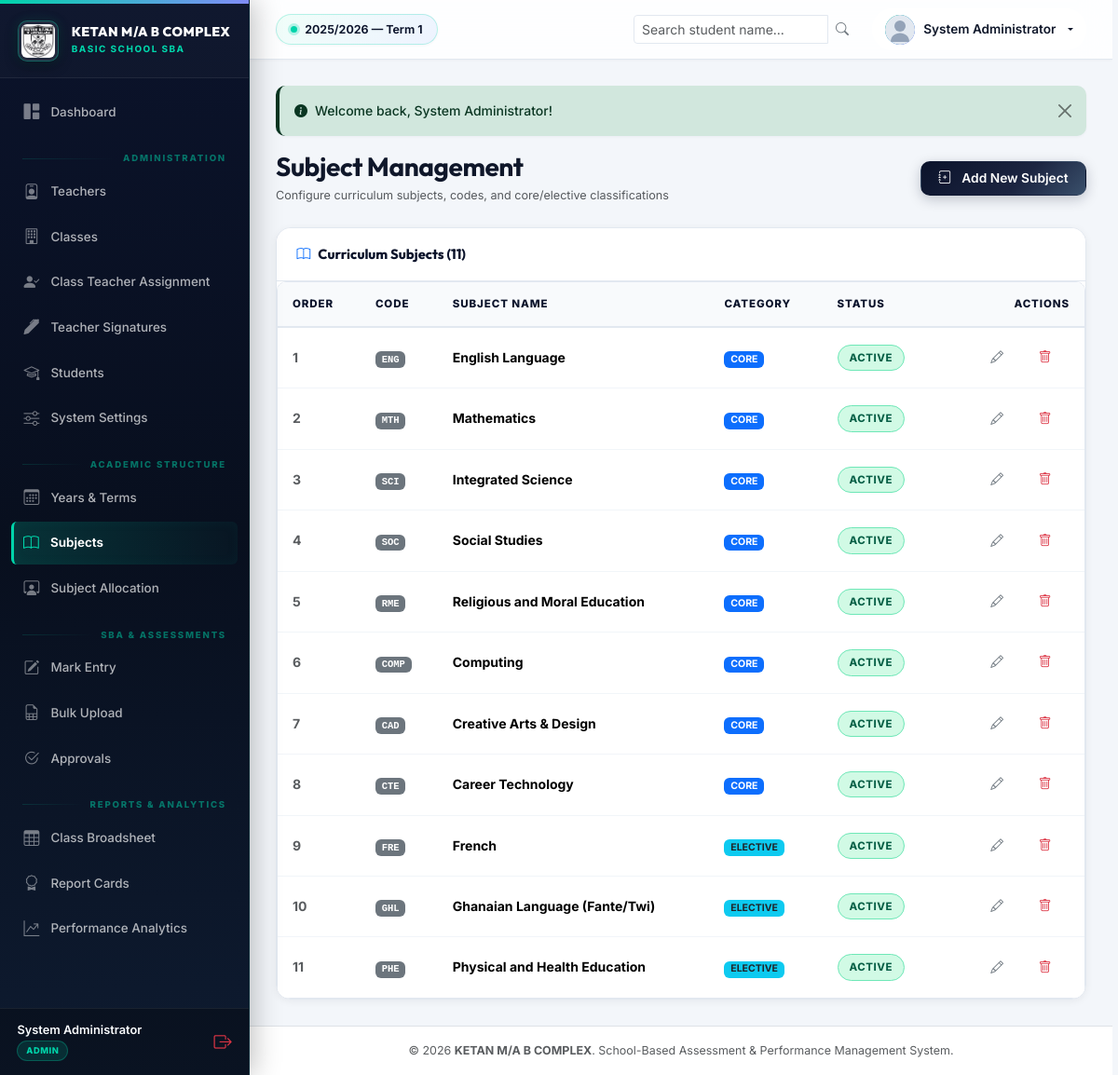
/subjects.php (signed in), run on the app's committed database.
### tables this page shows
CREATE TABLE `academic_years` (
  `id` INT AUTO_INCREMENT PRIMARY KEY,
  `year_name` VARCHAR(30) NOT NULL UNIQUE,
  `is_active` TINYINT(1) NOT NULL DEFAULT 0,
  `start_date` DATE DEFAULT NULL,
  `end_date` DATE DEFAULT NULL,
  `created_at` TIMESTAMP DEFAULT CURRENT_TIMESTAMP,
  INDEX `idx_academic_years_active` (`is_active`)
);

CREATE TABLE `terms` (
  `id` INT AUTO_INCREMENT PRIMARY KEY,
  `academic_year_id` INT NOT NULL,
  `term_name` VARCHAR(30) NOT NULL,
  `is_active` TINYINT(1) NOT NULL DEFAULT 0,
  `next_term_start_date` DATE DEFAULT NULL,
  `created_at` TIMESTAMP DEFAULT CURRENT_TIMESTAMP,
  INDEX `idx_terms_active` (`is_active`),
  UNIQUE KEY `unique_term_per_year` (`academic_year_id`, `term_name`),
  FOREIGN KEY (`academic_year_id`) REFERENCES `academic_years` (`id`) ON DELETE CASCADE
);

CREATE TABLE `subjects` (
  `id` INT AUTO_INCREMENT PRIMARY KEY,
  `subject_name` VARCHAR(100) NOT NULL,
  `subject_code` VARCHAR(20) NOT NULL UNIQUE,
  `category` ENUM('core', 'elective') NOT NULL DEFAULT 'core',
  `status` ENUM('active', 'inactive') NOT NULL DEFAULT 'active',
  `display_order` INT NOT NULL DEFAULT 0,
  `created_at` TIMESTAMP DEFAULT CURRENT_TIMESTAMP,
  INDEX `idx_subjects_status` (`status`)
);

### config/config.php (called while the page is built, shortened)
<?php
function url(string $path = ''): string
{
    $cleanPath = ltrim($path, '/');
    return rtrim(BASE_URL, '/') . ($cleanPath ? '/' . $cleanPath : '');
}
function asset(string $path = ''): string
{
    return url('assets/' . ltrim($path, '/'));
}
function getFlashes(): array
{
    $flashes = $_SESSION['flashes'] ?? [];
    return $flashes;
}
function getActiveAcademicYear(): ?array
{
    static $year = null;
    if ($year === null) {
        try {
            $db = getDB();
            if ($db instanceof PDO) {
                $stmt = $db->query("SELECT * FROM academic_years WHERE is_active = 1 LIMIT 1");
                $year = $stmt->fetch() ?: null;
            }
        } catch (Throwable $e) {
            $year = null;
        }
    }
    return $year;
}
function getActiveTerm(): ?array
{
    static $term = null;
    if ($term === null) {
        try {
            $db = getDB();
            if ($db instanceof PDO) {
                $stmt = $db->query("
                    SELECT t.*, y.year_name
                    FROM terms t
                    JOIN academic_years y ON t.academic_year_id = y.id
                    WHERE t.is_active = 1 AND y.is_active = 1
                    LIMIT 1
                ");
                $term = $stmt->fetch() ?: null;
            }
        } catch (Throwable $e) {
            $term = null;
        }
    }
    return $term;
}

### config/session.php (called while the page is built, shortened)
<?php
require_once __DIR__ . '/config.php';
function isLoggedIn(): bool {
    return !empty($_SESSION['user_id']) && !empty($_SESSION['user_role']);
}
function currentUser(): ?array {
    return [
        'id'        => $_SESSION['user_id'],
        'username'  => $_SESSION['user_username'] ?? '',
        'full_name' => $_SESSION['user_full_name'] ?? '',
        'email'     => $_SESSION['user_email'] ?? '',
        'role'      => $_SESSION['user_role'] ?? '',
        'phone'     => $_SESSION['user_phone'] ?? ''
    ];
}
function currentUserRole(): ?string {
    return $_SESSION['user_role'] ?? null;
}
function isAdmin(): bool {
    $role = strtolower(trim((string)currentUserRole()));
    return in_array($role, ['admin', 'headteacher', 'superadmin', 'super admin'], true);
}

### subjects.php (the view, shortened to what this page needs)
<?php
require_once __DIR__ . '/config/config.php';
require_once __DIR__ . '/config/session.php';
$db = getDB();
$subjects = $db->query("SELECT * FROM subjects ORDER BY display_order ASC, subject_name ASC")->fetchAll();
require_once __DIR__ . '/includes/header.php';
require_once __DIR__ . '/includes/sidebar.php';
require_once __DIR__ . '/includes/navbar.php';
?>
<div class="d-flex justify-content-between align-items-center mb-4 flex-wrap gap-2">
    <div>
        <h2 class="h3 fw-bold mb-1" style="font-family: 'Outfit';">Subject Management</h2>
        <div class="text-muted small">Configure curriculum subjects, codes, and core/elective classifications</div>
    </div>
    <?php if (isAdmin()): ?>
        <button type="button" class="btn btn-primary-custom" data-bs-toggle="modal" data-bs-target="#addSubjectModal">
            <i class="bi bi-journal-plus me-1"></i> Add New Subject
        </button>
    <?php endif; ?>
</div>
<div class="card-custom">
    <div class="card-header bg-white">
        <span><i class="bi bi-book text-primary me-2"></i>Curriculum Subjects (<?= count($subjects) ?>)</span>
    </div>
    <div class="table-responsive">
        <table class="table table-custom mb-0">
            <thead>
                <tr>
                    <th>Order</th>
                    <th>Code</th>
                    <th>Subject Name</th>
                    <th>Category</th>
                    <th>Status</th>
                    <th class="text-end">Actions</th>
                </tr>
            </thead>
            <tbody>
                <?php foreach ($subjects as $s): ?>
                    <tr>
                        <td class="text-muted fw-bold"><?= $s['display_order'] ?></td>
                        <td><span class="badge bg-secondary font-monospace"><?= htmlspecialchars($s['subject_code']) ?></span></td>
                        <td><strong><?= htmlspecialchars($s['subject_name']) ?></strong></td>
                        <td>
                            <span class="badge <?= $s['category'] === 'core' ? 'bg-primary' : 'bg-info text-dark' ?>">
                                <?= strtoupper($s['category']) ?>
                            </span>
                        </td>
                        <td>
                            <span class="status-badge status-<?= $s['status'] ?>"><?= ucfirst($s['status']) ?></span>
                        </td>
                        <td class="text-end">
                            <?php if (isAdmin()): ?>
                                <div class="btn-group btn-group-sm">
                                    <button type="button" class="btn btn-outline-secondary" onclick='openEditSubjectModal(<?= htmlspecialchars(json_encode($s, JSON_HEX_APOS | JSON_HEX_QUOT), ENT_QUOTES, "UTF-8") ?>)'>
                                        <i class="bi bi-pencil"></i>
                                    </button>
                                    <button type="button" class="btn btn-outline-danger"
                                            onclick="confirmDeleteSubject(<?= $s['id'] ?>, '<?= htmlspecialchars(addslashes($s['subject_name']), ENT_QUOTES) ?>', '<?= htmlspecialchars(addslashes($s['subject_code']), ENT_QUOTES) ?>')"
                                            title="Delete Subject">
                                        <i class="bi bi-trash"></i>
                                    </button>
                                </div>
                            <?php endif; ?>
                        </td>
                    </tr>
                <?php endforeach; ?>
            </tbody>
        </table>
    </div>
</div>
<?php require_once __DIR__ . '/includes/footer.php'; ?>

### includes/navbar.php (shortened to what this page needs)
<?php
$user = currentUser();
$term = getActiveTerm();
$year = getActiveAcademicYear();
?>
<main class="app-main">
    <header class="app-topbar no-print">
        <div class="topbar-left">
            <?php if ($term && $year): ?>
                <div class="term-pill-badge" title="Current Academic Period">
                    <span class="term-pill-dot"></span>
                    <span><?= htmlspecialchars($year['year_name']) ?> — <?= htmlspecialchars($term['term_name']) ?></span>
                </div>
            <?php else: ?>
                <span class="badge bg-danger">No Active Academic Term</span>
            <?php endif; ?>
        </div>
        <div class="topbar-right">
            <form action="<?= url('students.php') ?>" method="GET" class="d-none d-md-flex align-items-center">
                <div class="input-group input-group-sm" style="width: 240px;">
                    <input type="text" name="q" class="form-control" placeholder="Search student name..." value="<?= htmlspecialchars($_GET['q'] ?? '') ?>">
                    <button class="btn btn-outline-secondary" type="submit"><i class="bi bi-search"></i></button>
                </div>
            </form>
            <div class="dropdown">
                <button class="user-profile-btn dropdown-toggle border-0" type="button" data-bs-toggle="dropdown" aria-expanded="false">
                    <img src="<?= asset('images/default-avatar.svg') ?>" alt="Avatar" class="user-avatar-sm">
                    <span class="d-none d-sm-inline font-weight-bold" style="font-size: 0.85rem; font-weight: 600;">
                        <?= htmlspecialchars($user['full_name'] ?? 'User') ?>
                    </span>
                </button>
            </div>
        </div>
    </header>
    <div class="app-content">
        <?php foreach (getFlashes() as $flash): ?>
            <div class="alert alert-<?= htmlspecialchars($flash['type']) ?> alert-dismissible fade show d-flex align-items-center gap-2 mb-3" role="alert">
                <i class="bi bi-info-circle-fill"></i>
                <div><?= htmlspecialchars($flash['message']) ?></div>
                <button type="button" class="btn-close" data-bs-dismiss="alert" aria-label="Close"></button>
            </div>
        <?php endforeach; ?>

### data on the page
academic_years: year_name "2025/2026"
terms: term_name "Term 1"
subjects: display_order "1", subject_code "ENG", subject_name "English Language", category "CORE", status "ACTIVE"
subjects: display_order "2", subject_code "MTH", subject_name "Mathematics", category "CORE", status "ACTIVE"
subjects: display_order "3", subject_code "SCI", subject_name "Integrated Science", category "CORE", status "ACTIVE"
subjects: display_order "4", subject_code "SOC", subject_name "Social Studies", category "CORE", status "ACTIVE"
subjects: display_order "5", subject_code "RME", subject_name "Religious and Moral Education", category "CORE", status "ACTIVE"
subjects: display_order "6", subject_code "COMP", subject_name "Computing", category "CORE", status "ACTIVE"
subjects: display_order "7", subject_code "CAD", subject_name "Creative Arts & Design", category "CORE", status "ACTIVE"
subjects: display_order "8", subject_code "CTE", subject_name "Career Technology", category "CORE", status "ACTIVE"
subjects: display_order "9", subject_code "FRE", subject_name "French", category "ELECTIVE", status "ACTIVE"
subjects: display_order "10", subject_code "GHL", subject_name "Ghanaian Language (Fante/Twi)", category "ELECTIVE", status "ACTIVE"
subjects: display_order "11", subject_code "PHE", subject_name "Physical and Health Education", category "ELECTIVE", status "ACTIVE"

### other printed values
$user['full_name'] "System Administrator"
$role "ADMIN"
$flash['message'] "Welcome back, System Administrator!"
count($subjects) "11"
getSetting('school_name', 'KETAN M/A B COMPLEX') "KETAN M/A B COMPLEX"
